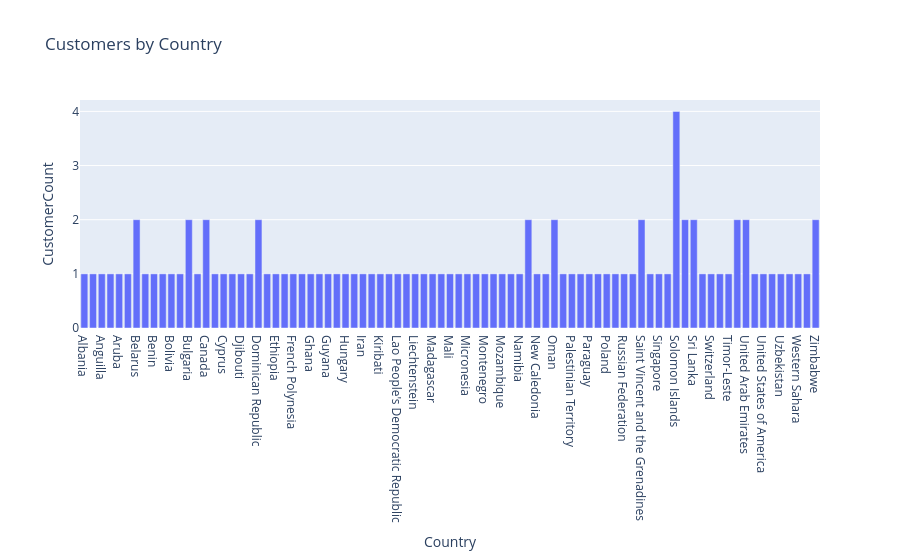

Write notebook code for a chart like this one.
### Code cell
import plotly.express as px

fig = px.bar(pivot, x='Country', y=pivot.columns[1], title="Customers by Country")
fig.show()

### Figure 1 — Plotly figure (JSON) as saved in the notebook; plotly's stock layout.template omitted (floating-point values rounded to 4 significant figures)
{"data": [{"hovertemplate": "Country=%{x}<br>CustomerCount=%{y}<extra></extra>", "legendgroup": "", "marker": {"color": "#636efa", "pattern": {"shape": ""}}, "name": "", "orientation": "v", "showlegend": false, "textposition": "auto", "type": "bar", "x": ["Albania", "Algeria", "Anguilla", "Antigua and Barbuda", "Aruba", "Bahamas", "Belarus", "Belize", "Benin", "Bhutan", "Bolivia", "Bosnia and Herzegovina", "Bulgaria", "Burkina Faso", "Canada", "Chile", "Cyprus", "Denmark", "Djibouti", "Dominica", "Dominican Republic", "Ecuador", "Ethiopia", "Fiji", "French Polynesia", "French Southern Territories", "Ghana", "Guernsey", "Guyana", "Honduras", "Hungary", "Iceland", "Iran", "Isle of Man", "Kiribati", "Kyrgyz Republic", "Lao People's Democratic Republic", "Liberia", "Liechtenstein", "Lithuania", "Madagascar", "Maldives", "Mali", "Malta", "Micronesia", "Monaco", "Montenegro", "Morocco", "Mozambique", "Myanmar", "Namibia", "Netherlands", "New Caledonia", "New Zealand", "Oman", "Palau", "Palestinian Territory", "Panama", "Paraguay", "Pitcairn Islands", "Poland", "Portugal", "Russian Federation", "Saint Barthelemy", "Saint Vincent and the Grenadines", "Sao Tome and Principe", "Singapore", "Slovakia (Slovak Republic)", "Solomon Islands", "South Georgia and the South Sandwich Islands", "Sri Lanka", "Swaziland", "Switzerland", "Tanzania", "Timor-Leste", "Togo", "United Arab Emirates", "United States Virgin Islands", "United States of America", "Uruguay", "Uzbekistan", "Vietnam", "Western Sahara", "Yemen", "Zimbabwe"], "xaxis": "x", "y": [1, 1, 1, 1, 1, 1, 2, 1, 1, 1, 1, 1, 2, 1, 2, 1, 1, 1, 1, 1, 2, 1, 1, 1, 1, 1, 1, 1, 1, 1, 1, 1, 1, 1, 1, 1, 1, 1, 1, 1, 1, 1, 1, 1, 1, 1, 1, 1, 1, 1, 1, 2, 1, 1, 2, 1, 1, 1, 1, 1, 1, 1, 1, 1, 2, 1, 1, 1, 4, 2, 2, 1, 1, 1, 1, 2, 2, 1, 1, 1, 1, 1, 1, 1, 2], "yaxis": "y"}], "layout": {"barmode": "relative", "legend": {"tracegroupgap": 0}, "title": {"text": "Customers by Country"}, "xaxis": {"anchor": "y", "domain": [0, 1], "title": {"text": "Country"}}, "yaxis": {"anchor": "x", "domain": [0, 1], "title": {"text": "CustomerCount"}}}}
